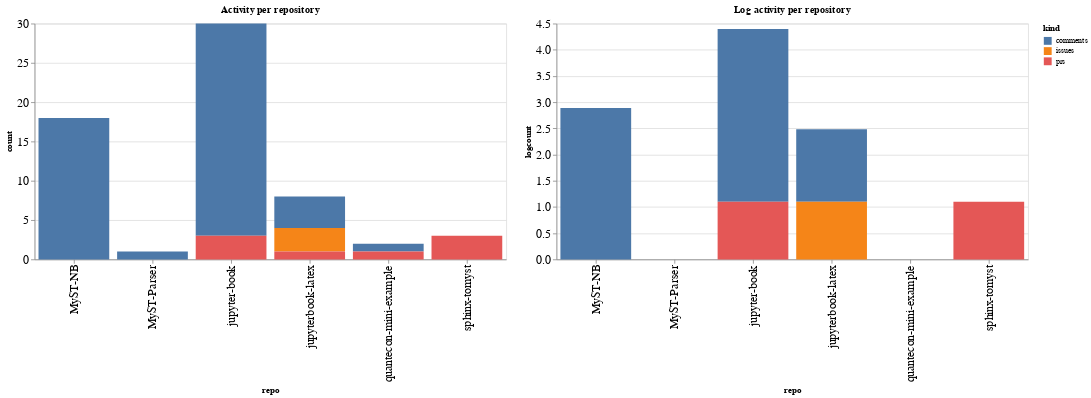

Write notebook code for a chart like this one.
### Code cell
ch1 = alt.Chart(repo_summaries, width=600, title="Activity per repository").mark_bar().encode(
    x='repo',
    y='count',
    color='kind',
    tooltip="kind"
)

ch2 = alt.Chart(repo_summaries, width=600, title="Log activity per repository").mark_bar().encode(
    x='repo',
    y='logcount',
    color='kind',
    tooltip="kind"
)

ch1 | ch2

### Figure 1 — Vega-Lite specification as saved in the notebook (floating-point values rounded to 4 significant figures)
{"config": {"axisLeft": {"labelFontSize": 15}, "axisBottom": {"labelFontSize": 15}}, "hconcat": [{"mark": "bar", "encoding": {"color": {"type": "nominal", "field": "kind"}, "tooltip": {"type": "nominal", "field": "kind"}, "x": {"type": "nominal", "field": "repo"}, "y": {"type": "quantitative", "field": "count"}}, "title": "Activity per repository", "width": 600}, {"mark": "bar", "encoding": {"color": {"type": "nominal", "field": "kind"}, "tooltip": {"type": "nominal", "field": "kind"}, "x": {"type": "nominal", "field": "repo"}, "y": {"type": "quantitative", "field": "logcount"}}, "title": "Log activity per repository", "width": 600}], "data": {"name": "data-2d041e1e3e49f4f20dc66fbd584f99f7"}, "$schema": "https://vega.github.io/schema/vega-lite/v4.8.1.json", "datasets": {"data-2d041e1e3e49f4f20dc66fbd584f99f7": [{"repo": "MyST-NB", "kind": "comments", "count": 18, "logcount": 2.89}, {"repo": "MyST-Parser", "kind": "comments", "count": 1, "logcount": 0.0}, {"repo": "jupyter-book", "kind": "comments", "count": 27, "logcount": 3.296}, {"repo": "jupyter-book", "kind": "prs", "count": 3, "logcount": 1.099}, {"repo": "jupyterbook-latex", "kind": "comments", "count": 4, "logcount": 1.386}, {"repo": "jupyterbook-latex", "kind": "issues", "count": 3, "logcount": 1.099}, {"repo": "jupyterbook-latex", "kind": "prs", "count": 1, "logcount": 0.0}, {"repo": "quantecon-mini-example", "kind": "comments", "count": 1, "logcount": 0.0}, {"repo": "quantecon-mini-example", "kind": "prs", "count": 1, "logcount": 0.0}, {"repo": "sphinx-tomyst", "kind": "prs", "count": 3, "logcount": 1.099}]}}
